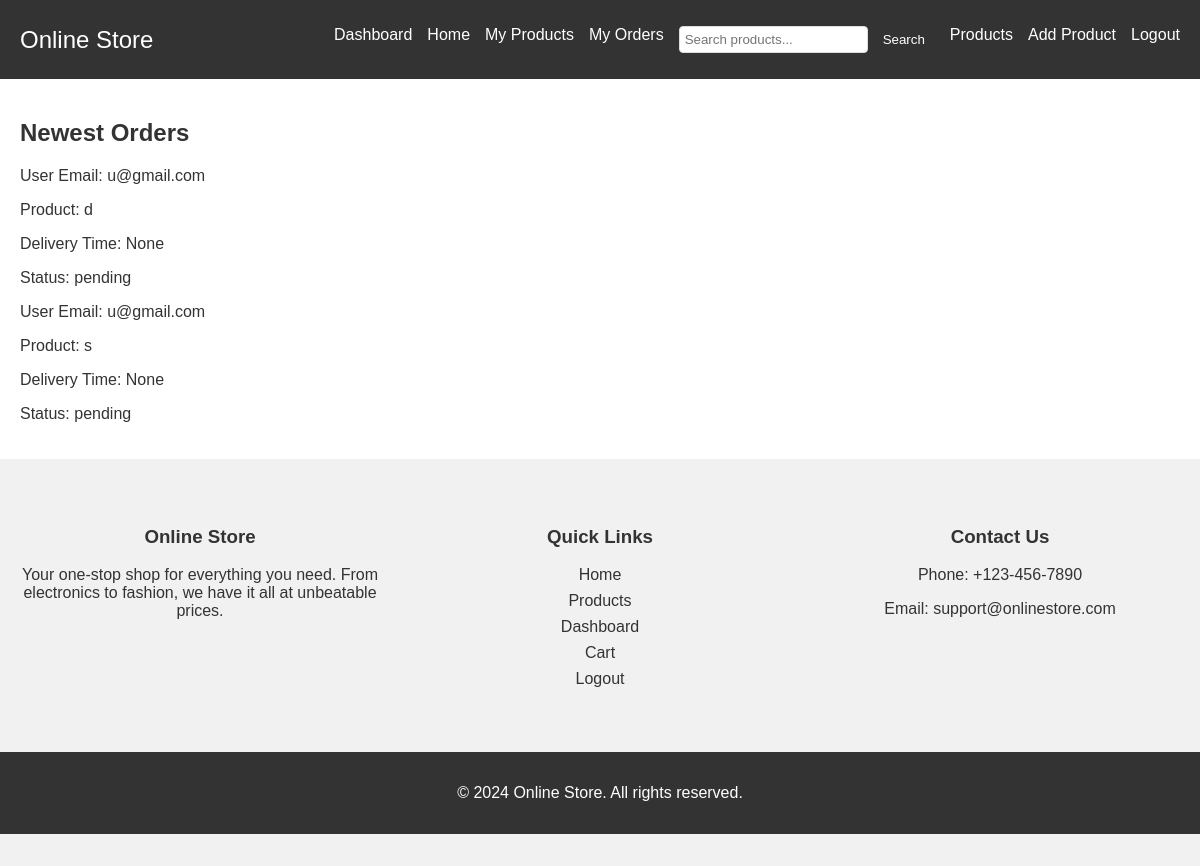
The page /dashboard (signed in) on the database its author committed.
### models.py (models this page shows, shortened)
class Order(db.Model):
    id = db.Column(db.Integer, primary_key=True)
    user_id = db.Column(db.Integer, db.ForeignKey('user.id'), nullable=False)
    product_id = db.Column(db.Integer, db.ForeignKey('product.id'), nullable=False)
    seller_id = db.Column(db.Integer, db.ForeignKey('seller.id'), nullable=False)
    date = db.Column(db.DateTime, nullable=False, default=datetime.utcnow)
    delivery_time = db.Column(db.DateTime, nullable=True)
    status = db.Column(db.String(50), nullable=False, default="pending")
    user_email = db.Column(db.String(100), nullable=False)
    location = db.Column(db.String(255), nullable=False)
    payment_method = db.Column(db.String(50), nullable=False)

class Product(db.Model):
    id = db.Column(db.Integer, primary_key=True)
    name = db.Column(db.String(100), nullable=False)
    price = db.Column(db.Float, nullable=False)
    stock = db.Column(db.Integer, nullable=False)
    color = db.Column(db.String(1000))
    category = db.Column(db.String(100), nullable=False)
    image1 = db.Column(db.String(120), nullable=True)
    image2 = db.Column(db.String(120), nullable=True)
    image3 = db.Column(db.String(120), nullable=True)
    image4 = db.Column(db.String(120), nullable=True)
    user_id = db.Column(db.Integer, db.ForeignKey('user.id'), nullable=False)
    seller_id = db.Column(db.Integer, db.ForeignKey('seller.id'), nullable=False)
    orders = db.relationship('Order', backref='product', lazy=True)
    authenticated = db.Column(db.Boolean, default=False)

### main.py (the view)
@app.route("/dashboard")
@login_required
def dashboard():
    if current_user.role == "admin":
        return render_template("admin_dashboard.html")
    elif current_user.role == "seller":
        seller = Seller.query.filter_by(email=current_user.email).first()
        if seller and seller.authenticated:
            orders = Order.query.filter_by(seller_id=current_user.id).order_by(Order.date.desc()).all()
            return render_template('seller_dashboard.html', orders=orders)
        else:
            return redirect(url_for('pending'))
    if current_user.role == "user":
        categories = Category.query.all()
        return render_template('user_dashboard.html', categories=categories)
    else:
        return redirect(url_for('home'))

### main.py (called while the page is built)
@login_manager.user_loader
def load_user(user_id):
    return User.query.get(int(user_id))

### templates/seller_dashboard.html
{% extends "seller_base.html" %}
{% block content %}
<div class="container">
    <h2>Newest Orders</h2>
    <div class="orders-container">
        {% for order in orders %}
        <div class="order-box">
            <p>User Email: {{ order.user_email }}</p>
            <p>Product: {{ order.product.name }}</p>
            <p>Delivery Time: {{ order.delivery_time }}</p>
            <p>Status: {{ order.status }}</p>
        </div>
        {% endfor %}
    </div>
</div>
{% endblock %}

### templates/seller_base.html (style rules this page uses)
body { font-family: Arial, sans-serif; margin: 0; padding: 0; color: #333; }

### rows shown on the page
Order: user_email "u@gmail.com", product.name "d", delivery_time "None", status "pending"
Order: user_email "u@gmail.com", product.name "s", delivery_time "None", status "pending"
